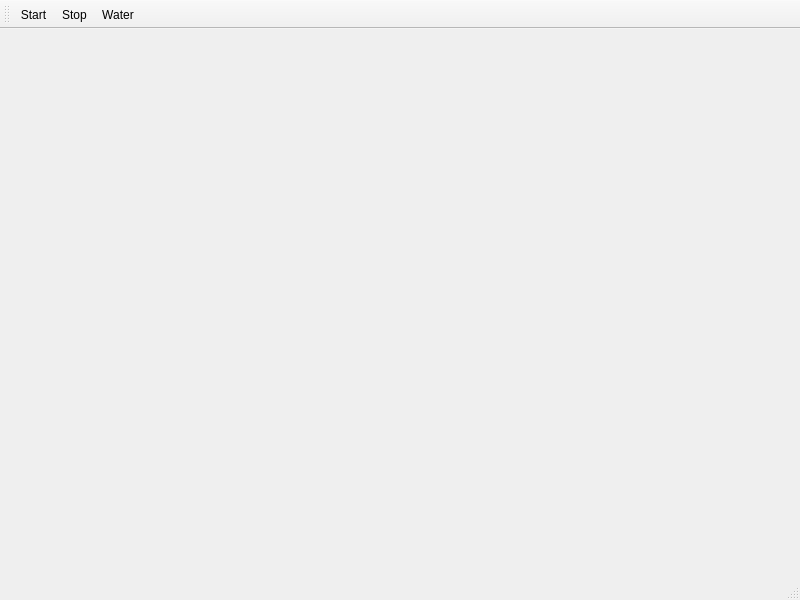
<?xml version="1.0" encoding="UTF-8"?>
<ui version="4.0">
 <class>TTRegCaptureClass</class>
 <widget class="QMainWindow" name="TTRegCaptureClass">
  <property name="geometry">
   <rect>
    <x>0</x>
    <y>0</y>
    <width>800</width>
    <height>600</height>
   </rect>
  </property>
  <property name="sizePolicy">
   <sizepolicy hsizetype="Preferred" vsizetype="Preferred">
    <horstretch>0</horstretch>
    <verstretch>0</verstretch>
   </sizepolicy>
  </property>
  <property name="windowTitle">
   <string>TTRegCapture</string>
  </property>
  <widget class="QWidget" name="centralWidget">
   <property name="sizePolicy">
    <sizepolicy hsizetype="Preferred" vsizetype="Preferred">
     <horstretch>0</horstretch>
     <verstretch>0</verstretch>
    </sizepolicy>
   </property>
   <property name="minimumSize">
    <size>
     <width>128</width>
     <height>256</height>
    </size>
   </property>
  </widget>
  <widget class="QToolBar" name="mainToolBar">
   <attribute name="toolBarArea">
    <enum>TopToolBarArea</enum>
   </attribute>
   <attribute name="toolBarBreak">
    <bool>false</bool>
   </attribute>
   <addaction name="actionStart"/>
   <addaction name="actionStop"/>
   <addaction name="actionWater"/>
  </widget>
  <widget class="QStatusBar" name="statusBar"/>
  <action name="actionStart">
   <property name="text">
    <string>Start</string>
   </property>
  </action>
  <action name="actionStop">
   <property name="text">
    <string>Stop</string>
   </property>
  </action>
  <action name="actionWater">
   <property name="text">
    <string>Water</string>
   </property>
  </action>
 </widget>
 <layoutdefault spacing="6" margin="11"/>
 <resources>
  <include location="main_window.qrc"/>
 </resources>
 <connections/>
</ui>
